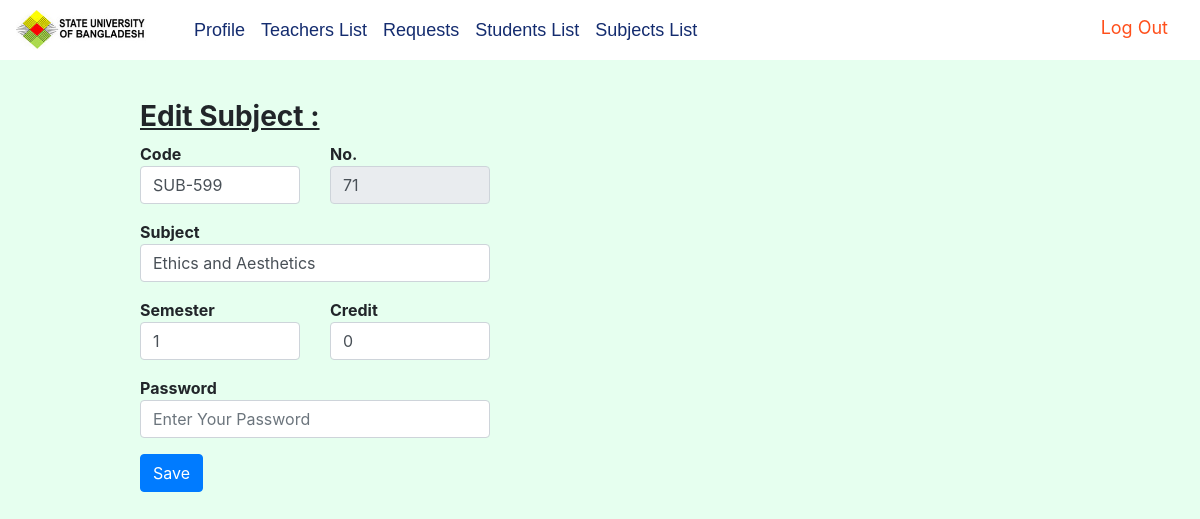
The page /admin_subject_edit.php?id=71 (signed in) on the database its author committed.
### tables this page shows
CREATE TABLE `subjects` (
  `code` varchar(10) NOT NULL,
  `sub` varchar(60) DEFAULT NULL,
  `semester` int(1) DEFAULT NULL,
  `credit` double DEFAULT NULL,
  `id` int(11) NOT NULL
);

### admin_subject_edit.php (the view, shortened to what this page needs)
<html>
<head>
    <link href="laibery/bootstrap.min.css" rel="stylesheet">
    <?php
    include_once 'laibery/db.php';
    if(isset($_GET['id']))
    {
        $id=$_GET['id'];
        $query="SELECT * from subjects where id='$id'";
        $result=mysqli_query($link,$query);
        $data=mysqli_fetch_assoc($result);
    }
    ?>
</head>
<body style="background-color:#e6ffef">
<div class="container">
    <div class="header" style="height: 60px; width: 100%">
        <?php
        include_once 'admin_nav.php';
        ?>
    </div>
    <div class="blank" style="height: 40px; width: 100%"></div>
    <div class="row">
        <div class="col-md-1">
        </div>
        <div class="col-md-4" >
            <h3><b><u>Edit Subject :</u></h3>
            <form action="admin_subject_update_query.php" method="post">
                <div class="row">
                    <div class="col-md-6">
                        <div class="form-group">
                            <label">Code</label>
                            <input type="text" name="code" class="form-control"
                                   value="<?php if(isset($data['code'])) echo $data['code']?>" >
                        </div>
                    </div>
                    <div class="col-md-6">
                        <div class="form-group">
                            <label">No.</label>
                            <input type="text" name="id" class="form-control"
                                   value="<?php if(isset($data['id'])) echo $data['id']?>" readonly>
                        </div>
                    </div>
                </div>
                <div class="form-group">
                    <label">Subject</label>
                    <input type="text" name="sub" class="form-control"
                           value="<?php if(isset($data['sub'])) echo $data['sub']?>" >
                </div>
                <div class="row">
                    <div class="col-md-6">
                        <div class="form-group">
                            <label">Semester</label>
                            <input type="text" name="semester" class="form-control"
                                   value="<?php if(isset($data['semester'])) echo $data['semester']?>" >
                        </div>
                    </div>
                    <div class="col-md-6">
                        <div class="form-group">
                            <label">Credit</label>
                            <input type="text" name="credit" class="form-control"
                                   value="<?php if(isset($data['credit'])) echo $data['credit']?>" >
                        </div>
                    </div>
                </div>
                <div class="form-group">
                    <label">Password</label>
                    <input type="password" name="pass" class="form-control" placeholder="Enter Your Password" >
                </div>
                <button type="submit" class="btn btn-primary">Save</button>
            </form>
        </div>
    </div>
</div>
</body>
</html>

### rows shown on the page
subjects: code "SUB-599", id "71", sub "Ethics and Aesthetics", semester "1", credit "0"
